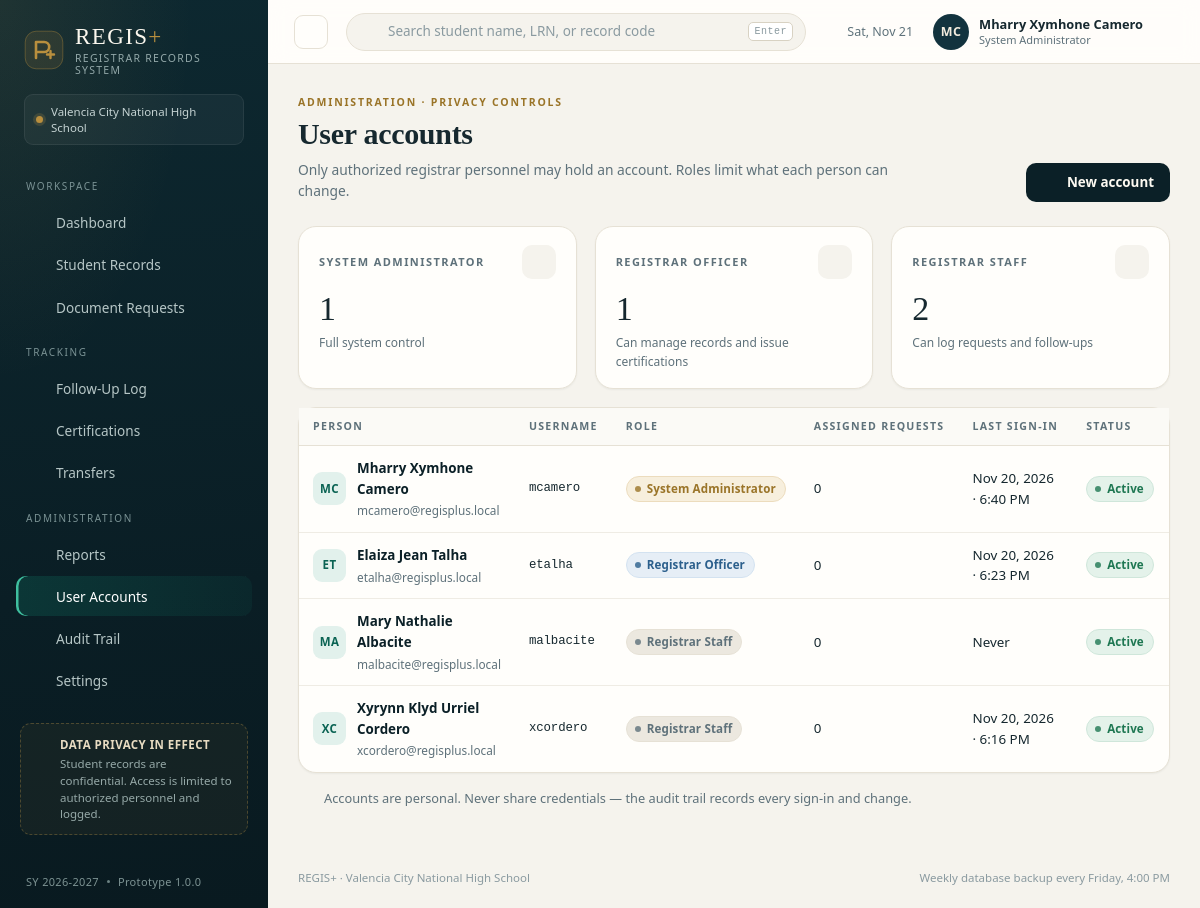
/users.php (signed in), run on the app's committed database.
### tables this page shows
CREATE TABLE users (
    id            INTEGER PRIMARY KEY AUTOINCREMENT,
    username      TEXT NOT NULL UNIQUE,
    password_hash TEXT NOT NULL,
    full_name     TEXT NOT NULL,
    role          TEXT NOT NULL DEFAULT 'staff',
    email         TEXT,
    is_active     INTEGER NOT NULL DEFAULT 1,
    last_login    TEXT,
    created_at    TEXT NOT NULL DEFAULT (datetime('now','localtime'))
);

### includes/helpers.php (called while the page is built, shortened)
<?php
function e(?string $value): string
{
    return htmlspecialchars((string) $value, ENT_QUOTES | ENT_SUBSTITUTE, 'UTF-8');
}
function url(string $path = ''): string
{
    return '/' . ltrim($path, '/');
}
function fmt_datetime(?string $value): string
{
    $ts = strtotime($value);
    return $ts ? date('M j, Y · g:i A', $ts) : '—';
}
function initials(string $name): string
{
    $parts = preg_split('/\s+/', trim($name)) ?: [];
    $first = mb_substr($parts[0] ?? '', 0, 1);
    $last = count($parts) > 1 ? mb_substr($parts[count($parts) - 1], 0, 1) : '';
    return mb_strtoupper($first . $last);
}
function setting(string $key, string $default = ''): string
{
    static $cache = null;
    if ($cache === null) {
        $cache = [];
        foreach (db()->query('SELECT key, value FROM settings')->fetchAll() as $row) {
            $cache[$row['key']] = $row['value'];
        }
    }
    return $cache[$key] ?? $default;
}

### includes/db.php (called while the page is built, shortened)
<?php
function db(): PDO
{
    static $pdo = null;
    if ($pdo instanceof PDO) {
        return $pdo;
    }
    $fresh = !file_exists(DB_FILE);
    $pdo = new PDO('sqlite:' . DB_FILE, null, null, [
        PDO::ATTR_ERRMODE => PDO::ERRMODE_EXCEPTION,
        PDO::ATTR_DEFAULT_FETCH_MODE => PDO::FETCH_ASSOC,
        PDO::ATTR_EMULATE_PREPARES => false,
    ]);
    $pdo->exec('PRAGMA foreign_keys = ON');
    $pdo->exec('PRAGMA journal_mode = WAL');
    return $pdo;
}

### includes/auth.php (called while the page is built, shortened)
<?php
function current_user(): ?array
{
    static $user = null;
    static $loaded = false;
    if ($loaded) {
        return $user;
    }
    $loaded = true;
    $stmt = db()->prepare('SELECT * FROM users WHERE id = ? AND is_active = 1');
    $stmt->execute([$_SESSION['user_id']]);
    $row = $stmt->fetch();
    $user = $row;
    return $user;
}
function require_login(): void
{
    if (!current_user()) {
        redirect('login.php');
    }
}
function require_admin(): void
{
    require_login();
}
function role_label(string $role): string
{
    return match ($role) {
        'admin' => 'System Administrator',
        'registrar' => 'Registrar Officer',
        default => 'Registrar Staff',
    };
}

### users.php (the view, shortened to what this page needs)
<?php
require_once __DIR__ . '/includes/layout.php';
require_admin();
$pdo = db();
$roles = ['admin' => 'System Administrator', 'registrar' => 'Registrar Officer', 'staff' => 'Registrar Staff'];
$users = $pdo->query(
    'SELECT u.*, (SELECT COUNT(*) FROM requests r WHERE r.assigned_to = u.id) AS open_requests
     FROM users u ORDER BY u.role, u.full_name'
)->fetchAll();
app_header('User accounts', 'users.php');
?>
<div class="page-head">
    <div>
        <div class="eyebrow">Administration · privacy controls</div>
        <h1>User accounts</h1>
        <p class="page-sub">Only authorized registrar personnel may hold an account. Roles limit what each person can change.</p>
    </div>
    <div class="page-actions">
        <button class="btn btn-primary" type="button" data-dialog-open="#newUser"><?= icon('plus') ?> New account</button>
    </div>
</div>
<div class="grid split-3" style="margin-bottom:18px">
    <?php
    $counts = ['admin' => 0, 'registrar' => 0, 'staff' => 0];
    foreach ($users as $u) {
        $counts[$u['role']] = ($counts[$u['role']] ?? 0) + 1;
    }
    foreach ($roles as $key => $label): ?>
        <div class="kpi">
            <div class="kpi-top"><span class="kpi-label"><?= e($label) ?></span><span class="kpi-icon"><?= icon($key === 'admin' ? 'shield' : ($key === 'registrar' ? 'users' : 'records')) ?></span></div>
            <div class="kpi-value"><?= $counts[$key] ?? 0 ?></div>
            <div class="kpi-foot"><?= $key === 'admin' ? 'Full system control' : ($key === 'registrar' ? 'Can manage records and issue certifications' : 'Can log requests and follow-ups') ?></div>
        </div>
    <?php endforeach; ?>
</div>
<section class="card">
    <div class="table-wrap">
        <table class="data">
            <thead><tr><th>Person</th><th>Username</th><th>Role</th><th>Assigned requests</th><th>Last sign-in</th><th>Status</th><th class="right"></th></tr></thead>
            <tbody>
            <?php foreach ($users as $u): ?>
                <tr>
                    <td>
                        <div class="name-cell">
                            <span class="avatar-sm accent"><?= e(initials($u['full_name'])) ?></span>
                            <span>
                                <span class="strong"><?= e($u['full_name']) ?></span>
                                <span class="sub"><?= e($u['email'] ?: 'No email on file') ?></span>
                            </span>
                        </div>
                    </td>
                    <td class="mono"><?= e($u['username']) ?></td>
                    <td><span class="pill <?= $u['role'] === 'admin' ? 'pill-brass' : ($u['role'] === 'registrar' ? 'pill-info' : 'pill-muted') ?>"><span class="pill-dot"></span><?= e($roles[$u['role']] ?? $u['role']) ?></span></td>
                    <td class="num"><?= (int) $u['open_requests'] ?></td>
                    <td><?= $u['last_login'] ? e(fmt_datetime($u['last_login'])) : 'Never' ?></td>
                    <td><?= $u['is_active'] ? '<span class="pill pill-ok"><span class="pill-dot"></span>Active</span>' : '<span class="pill pill-danger"><span class="pill-dot"></span>Deactivated</span>' ?></td>
                </tr>
            <?php endforeach; ?>
            </tbody>
        </table>
    </div>
</section>
<p class="section-sub" style="margin-top:16px; display:flex; gap:8px; align-items:center">
    <?= icon('shield') ?> Accounts are personal. Never share credentials — the audit trail records every sign-in and change.
</p>
<?php
app_footer();

### includes/layout.php (shortened to what this page needs)
<?php
function icon(string $name, string $class = ''): string
{
    $d = $paths[$name] ?? $paths['spark'];
    return '<svg class="icon ' . e($class) . '" viewBox="0 0 24 24" fill="none" stroke="currentColor" stroke-width="1.7" stroke-linecap="round" stroke-linejoin="round" aria-hidden="true">' . $d . '</svg>';
}
function logo_mark(string $class = ''): string
{
    return '<svg class="logo-mark ' . e($class) . '" viewBox="0 0 40 40" aria-hidden="true">'
        . '<rect x="1.2" y="1.2" width="37.6" height="37.6" rx="11" fill="currentColor" opacity=".12"/>'
        . '<rect x="1.2" y="1.2" width="37.6" height="37.6" rx="11" fill="none" stroke="currentColor" stroke-opacity=".38"/>'
        . '<path d="M12 28V12h8.2a5 5 0 0 1 0 10H14" fill="none" stroke="currentColor" stroke-width="2.6" stroke-linecap="round" stroke-linejoin="round"/>'
        . '<path d="M26.5 21v7M23 24.5h7" stroke="currentColor" stroke-width="2.4" stroke-linecap="round"/>'
        . '</svg>';
}
function open_page(string $title, string $bodyClass = '', array $css = [], string $bodyAttr = ''): void
{
    $css = $css ?: ['assets/css/app.css'];
    echo "<!DOCTYPE html>\n<html lang=\"en\">\n<head>\n<meta charset=\"utf-8\">\n";
    foreach ($css as $file) {
        echo '<link rel="stylesheet" href="' . e(url($file)) . '">' . "\n";
    }
    echo "</head>\n<body class=\"" . e($bodyClass) . '"' . ($bodyAttr ? ' ' . $bodyAttr : '') . ">\n";
}
function close_page(array $js = ['assets/js/app.js']): void
{
    echo "</body>\n</html>\n";
}
function app_header(string $title, string $active, string $screenTitle = ''): void
{
    $user = current_user();
    $openRequests = (int) db()->query("SELECT COUNT(*) FROM requests WHERE status IN ('Pending','Processing','Ready for Release')")->fetchColumn();
    $overdue = (int) db()->query("SELECT COUNT(*) FROM followups WHERE status <> 'Resolved' AND next_followup_date IS NOT NULL AND next_followup_date < date('now','localtime')")->fetchColumn();
    $nav = [
        'Workspace' => [
            ['dashboard.php', 'dashboard', 'Dashboard', 0],
            ['students.php', 'records', 'Student Records', 0],
            ['requests.php', 'requests', 'Document Requests', $openRequests],
        ],
        'Tracking' => [
            ['followups.php', 'followup', 'Follow-Up Log', $overdue],
            ['certifications.php', 'cert', 'Certifications', 0],
            ['transfers.php', 'transfer', 'Transfers', 0],
        ],
        'Administration' => [
            ['reports.php', 'reports', 'Reports', 0],
        ],
    ];
    if (is_admin()) {
        $nav['Administration'][] = ['users.php', 'users', 'User Accounts', 0];
        $nav['Administration'][] = ['audit.php', 'audit', 'Audit Trail', 0];
    }
    $nav['Administration'][] = ['settings.php', 'settings', 'Settings', 0];
    open_page($title . ' · ' . APP_NAME, 'app');
    ?>
<div class="app-shell">
    <aside class="sidebar" id="sidebar">
        <a class="brand" href="/dashboard.php">
            <span class="brand-mark"><?= logo_mark() ?></span>
            <span class="brand-text">
                <span class="brand-name">REGIS<span class="brand-plus">+</span></span>
                <span class="brand-sub">Registrar Records System</span>
            </span>
        </a>
        <div class="sidebar-school">
            <span class="school-dot"></span>
            <span><?= e(setting('school_name', 'Registrar Office')) ?></span>
        </div>
        <nav class="side-nav">
            <?php foreach ($nav as $section => $items): ?>
                <div class="nav-section"><?= e($section) ?></div>
                <?php foreach ($items as [$href, $ic, $label, $count]): ?>
                    <a class="nav-link<?= $active === $href ? ' is-active' : '' ?>" href="/<?= e($href) ?>">
                        <?= icon($ic) ?>
                        <span><?= e($label) ?></span>
                    </a>
                <?php endforeach; ?>
            <?php endforeach; ?>
        </nav>
        <div class="sidebar-note">
            <?= icon('shield') ?>
            <div>
                <strong>Data privacy in effect</strong>
                <p>Student records are confidential. Access is limited to authorized personnel and logged.</p>
            </div>
        </div>
        <div class="sidebar-foot">
            <span>SY <?= e(setting('school_year', '2026-2027')) ?></span>
            <span class="dot-sep"></span>
            <span>Prototype <?= e(APP_VERSION) ?></span>
        </div>
    </aside>
    <div class="app-body">
        <header class="topbar">
            <button class="icon-btn topbar-menu" type="button" data-sidebar-toggle aria-label="Toggle navigation"><?= icon('menu') ?></button>
            <form class="topbar-search" action="/students.php" method="get" role="search">
                <?= icon('search') ?>
                <input type="search" name="q" placeholder="Search student name, LRN, or record code" value="">
                <kbd>Enter</kbd>
            </form>
            <div class="topbar-right">
                <span class="topbar-date"><?= icon('calendar') ?><?= e(date('D, M j')) ?></span>
                <details class="user-menu">
                    <summary>
                        <span class="avatar"><?= e(initials($user['full_name'])) ?></span>
                        <span class="user-meta">
                            <strong><?= e($user['full_name']) ?></strong>
                            <small><?= e(role_label($user['role'])) ?></small>
                        </span>
                        <?= icon('chevron', 'chev') ?>
                    </summary>
                </details>
            </div>
        </header>
        <main class="content">
    <?php
}
    ?>
    <?php
function app_footer(): void
{
    ?>
        </main>
        <footer class="app-foot">
            <span><?= e(APP_NAME) ?> · <?= e(setting('school_name')) ?></span>
            <span><?= e(setting('backup_note')) ?></span>
        </footer>
    </div>
</div>
<?php
    close_page();
}
    ?>

### data on the page
users: full_name "MC", full_name "Mharry Xymhone Camero", role "System Administrator", email "mcamero@regisplus.local", username "mcamero", open_requests "0", last_login "Nov 20, 2026 · 6:40 PM", is_active 1 (drawn)
users: is_active "1", id "2", full_name "ET", full_name "Elaiza Jean Talha", email "etalha@regisplus.local", username "etalha", role "Registrar Officer", open_requests "0", last_login "Nov 20, 2026 · 6:23 PM", shows "Active"
users: full_name "MA", full_name "Mary Nathalie Albacite", email "malbacite@regisplus.local", username "malbacite", role "Registrar Staff", open_requests "0", shows "Never", is_active 1 (drawn)
users: full_name "XC", full_name "Xyrynn Klyd Urriel Cordero", email "xcordero@regisplus.local", username "xcordero", role "Registrar Staff", open_requests "0", last_login "Nov 20, 2026 · 6:16 PM", is_active 1 (drawn)

### other printed values
setting('school_name', 'Registrar Office') "Valencia City National High School"
$section "WORKSPACE"
$label "Dashboard"
$label "Student Records"
$label "Document Requests"
$section "TRACKING"
$label "Follow-Up Log"
$label "Certifications"
$label "Transfers"
$section "ADMINISTRATION"
$label "Reports"
$label "User Accounts"
$label "Audit Trail"
$label "Settings"
setting('school_year', '2026-2027') "2026-2027"
